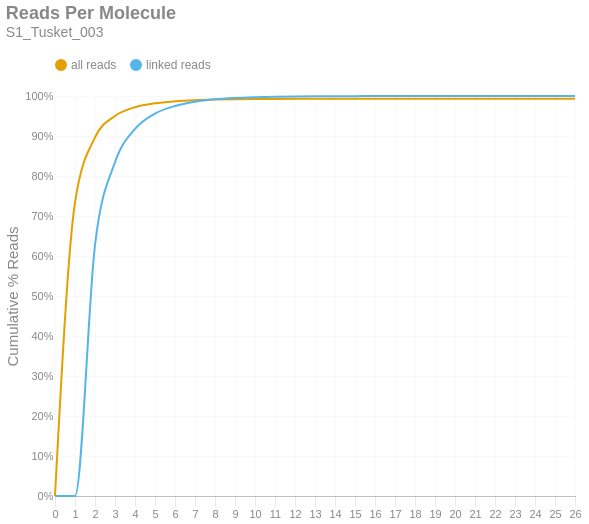

The notebook cell this image was saved under:
### Markdown cell above
### Reads per Molecule
This chart shows the cumulative distribution of the number of reads per linked molecule. That is, how many alignments are associated with a unique molecule. This excludes the number of reads associated with invalid or absent linked-read barcodes. The `linked` histogram is the percentages recalculated when disregarding singletons.

### Code cell
if SKIPLR:
    print_html(f"Skipped")
else:
    counts = np.bincount(valids['reads'].cast(pl.Int64).to_numpy())
    weighted = counts * np.arange(len(counts))
    all_perc = weighted / n_reads
    linked_perc = weighted / n_linked_reads
    linked_perc[1] = 0
    binned_df = pl.DataFrame({
        'readsper': list(range(len(counts))),
        'all reads (cumsum)': np.cumsum(all_perc).tolist(),
        'linked reads (cumsum)': np.cumsum(linked_perc).tolist(),
    })

    with SafeRender(binned_df):
        (
            density_plot(binned_df, 'Reads Per Molecule', samplename, 'readspmol')
            .encode(
                x=alt.X('readsper:O', title=None).axis(labelAngle=0).scale(padding=0),
                y=alt.Y('value:Q', title='Cumulative % Reads').axis(format='%').stack(False),
                color=alt.Color("key:N").scale(domain=["all reads", "linked reads"]),
                tooltip=[
                    alt.Tooltip("key:N", title="Data Type"),
                    alt.Tooltip("readsper:O", title="Reads Per Molecule"),
                    alt.Tooltip("value:Q", format=".2%", title="% Reads (Cum.)")
                ]            
            )
        ).display()

### Figure 1 — Vega-Lite specification as saved in the notebook (floating-point values rounded to 4 significant figures)
{"width": "container", "height": 400, "config": {"title": {"anchor": "start", "dy": -15, "fontSize": 18, "color": "#888888", "subtitleColor": "#888888", "subtitleFontSize": 14}, "arc": {"fill": "#0072B2"}, "axis": {"domainColor": "#888888", "domainWidth": 0.5, "gridWidth": 0.2, "grid": false, "titleFontWeight": 400, "titleFontSize": 15, "labelFontSize": 11, "labelColor": "#888888", "tickColor": "#888888", "tickWidth": 0.2, "titleColor": "#888888"}, "axisBand": {"grid": false}, "axisX": {"grid": true, "tickSize": 10, "domainCap": "round"}, "axisY": {"domain": false, "grid": true, "tickSize": 0, "domainCap": "round"}, "background": "transparent", "header": {"labelFontSize": 15, "labelColor": "#888888", "titleFontSize": 15, "titleFontWeight": 600, "titleColor": "#888888"}, "legend": {"labelFont": "sans-serif", "labelFontSize": 12, "labelColor": "#888888", "symbolSize": 100, "symbolType": "circle", "titleFontSize": 12, "titlePadding": 10, "titleColor": "#888888", "title": null, "orient": "top"}, "range": {"category": ["#E69F00", "#56B4E9", "#009E73", "#F0E442", "#0072B2", "#D55E00", "#CC79A7", "#000000"], "diverging": ["#cfe8f3", "#a2d4ec", "#73bfe2", "#46abdb", "#1696d2", "#12719e"]}, "area": {"fill": "#0072B2", "fillOpacity": 0.7, "line": true, "strokeOpacity": 0.7}, "line": {"color": "#0072B2", "stroke": "#0072B2", "strokeWidth": 2}, "trail": {"color": "#0072B2", "stroke": "#0072B2", "strokeWidth": 0, "size": 1}, "point": {"filled": true, "fillOpacity": 1.0, "size": 95}, "text": {"color": "#888888", "fontSize": 11, "align": "right", "fontWeight": 400, "size": 11}, "bar": {"fill": "#0072B2", "stroke": null}, "view": {"stroke": null, "continuousWidth": 660, "continuousHeight": 400}}, "data": {"name": "data-6c572302d4cdfc84628f74ef4254959f"}, "mark": {"type": "line", "interpolate": "monotone", "point": {"opacity": 0, "size": 275}}, "encoding": {"color": {"field": "key", "scale": {"domain": ["all reads", "linked reads"]}, "type": "nominal"}, "tooltip": [{"field": "key", "title": "Data Type", "type": "nominal"}, {"field": "readsper", "title": "Reads Per Molecule", "type": "ordinal"}, {"field": "value", "format": ".2%", "title": "% Reads (Cum.)", "type": "quantitative"}], "x": {"axis": {"labelAngle": 0}, "field": "readsper", "scale": {"padding": 0}, "title": null, "type": "ordinal"}, "y": {"axis": {"format": "%"}, "field": "value", "stack": false, "title": "Cumulative % Reads", "type": "quantitative"}}, "params": [{"name": "param_c36ac31b6afebe62", "select": {"type": "point", "fields": ["key"]}, "bind": "legend"}], "title": {"text": "Reads Per Molecule", "subtitle": "S1_Tusket_003"}, "transform": [{"fold": ["all reads (cumsum)", "linked reads (cumsum)"]}, {"calculate": "replace(datum.key, ' (cumsum)', '')", "as": "key"}, {"filter": {"param": "param_c36ac31b6afebe62"}}], "usermeta": {"embedOptions": {"downloadFileName": "S1_Tusket_003.readspmol"}}, "$schema": "https://vega.github.io/schema/vega-lite/v6.1.0.json", "datasets": {"data-6c572302d4cdfc84628f74ef4254959f": [{"readsper": 0, "all reads (cumsum)": 0.0, "linked reads (cumsum)": 0.0}, {"readsper": 1, "all reads (cumsum)": 0.7335, "linked reads (cumsum)": 0.0}, {"readsper": 2, "all reads (cumsum)": 0.8964, "linked reads (cumsum)": 0.6275}, {"readsper": 3, "all reads (cumsum)": 0.9501, "linked reads (cumsum)": 0.8343}, {"readsper": 4, "all reads (cumsum)": 0.9718, "linked reads (cumsum)": 0.9178}, {"readsper": 5, "all reads (cumsum)": 0.9817, "linked reads (cumsum)": 0.9561}, {"readsper": 6, "all reads (cumsum)": 0.9867, "linked reads (cumsum)": 0.9752}, {"readsper": 7, "all reads (cumsum)": 0.9894, "linked reads (cumsum)": 0.9857}, {"readsper": 8, "all reads (cumsum)": 0.991, "linked reads (cumsum)": 0.9917}, {"readsper": 9, "all reads (cumsum)": 0.9918, "linked reads (cumsum)": 0.995}, {"readsper": 10, "all reads (cumsum)": 0.9923, "linked reads (cumsum)": 0.9969}, {"readsper": 11, "all reads (cumsum)": 0.9927, "linked reads (cumsum)": 0.9982}, {"readsper": 12, "all reads (cumsum)": 0.9928, "linked reads (cumsum)": 0.999}, {"readsper": 13, "all reads (cumsum)": 0.993, "linked reads (cumsum)": 0.9994}, {"readsper": 14, "all reads (cumsum)": 0.993, "linked reads (cumsum)": 0.9996}, {"readsper": 15, "all reads (cumsum)": 0.993, "linked reads (cumsum)": 0.9997}, {"readsper": 16, "all reads (cumsum)": 0.9931, "linked reads (cumsum)": 0.9998}, {"readsper": 17, "all reads (cumsum)": 0.9931, "linked reads (cumsum)": 0.9999}, {"readsper": 18, "all reads (cumsum)": 0.9931, "linked reads (cumsum)": 0.9999}, {"readsper": 19, "all reads (cumsum)": 0.9931, "linked reads (cumsum)": 0.9999}, {"readsper": 20, "all reads (cumsum)": 0.9931, "linked reads (cumsum)": 1.0}, {"readsper": 21, "all reads (cumsum)": 0.9931, "linked reads (cumsum)": 1.0}, {"readsper": 22, "all reads (cumsum)": 0.9931, "linked reads (cumsum)": 1.0}, {"readsper": 23, "all reads (cumsum)": 0.9931, "linked reads (cumsum)": 1.0}, {"readsper": 24, "all reads (cumsum)": 0.9931, "linked reads (cumsum)": 1.0}, {"readsper": 25, "all reads (cumsum)": 0.9931, "linked reads (cumsum)": 1.0}, {"readsper": 26, "all reads (cumsum)": 0.9931, "linked reads (cumsum)": 1.0}]}}
